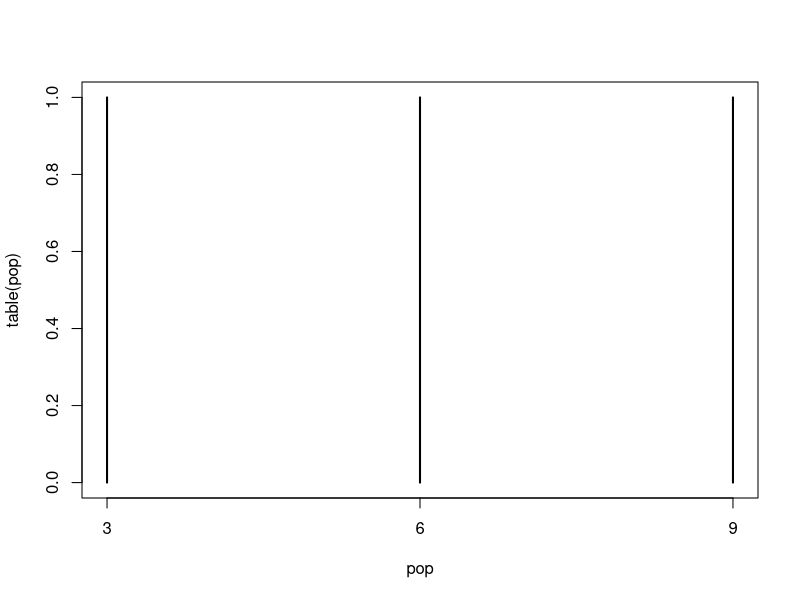
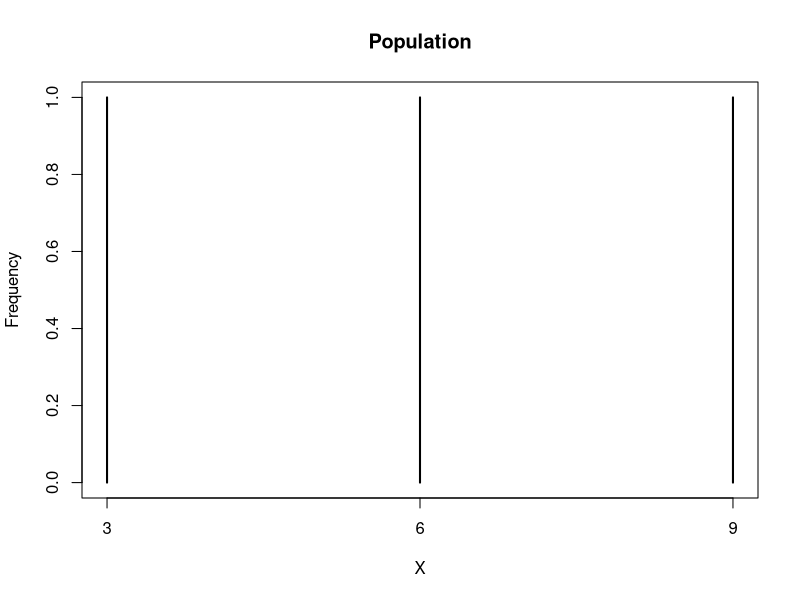
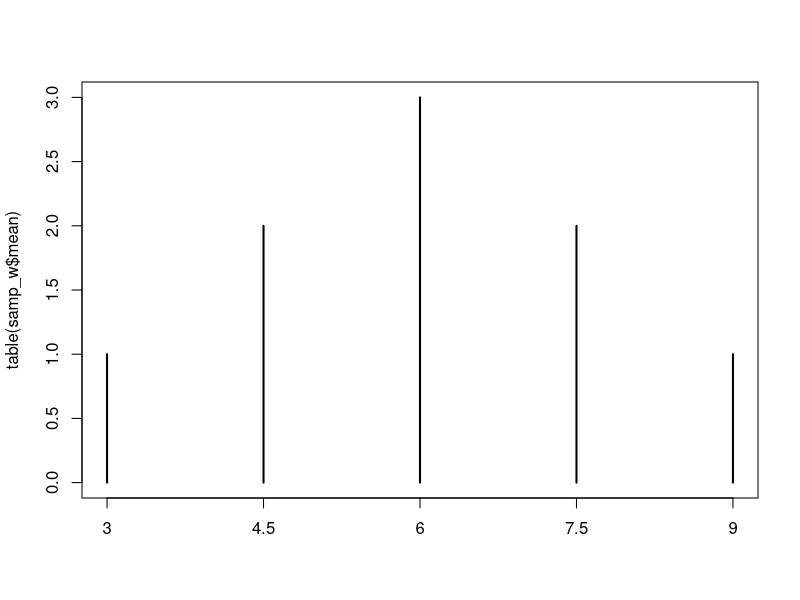
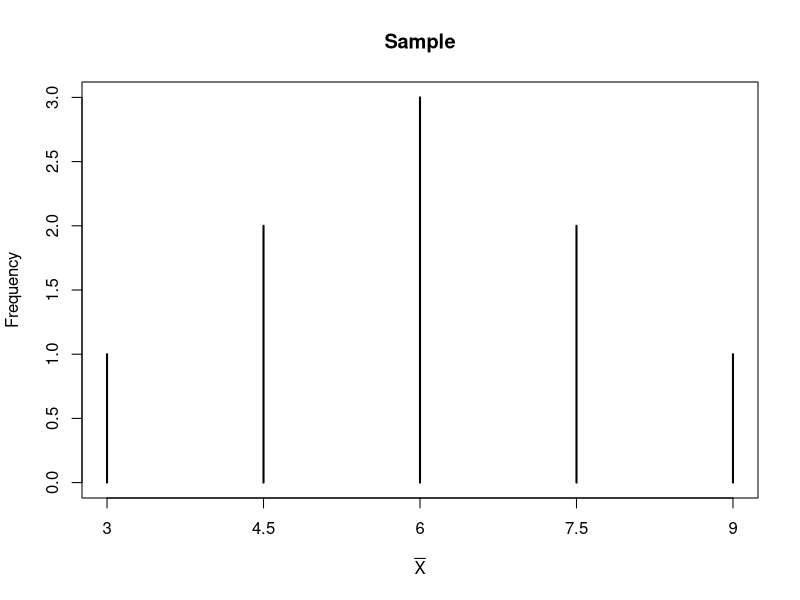
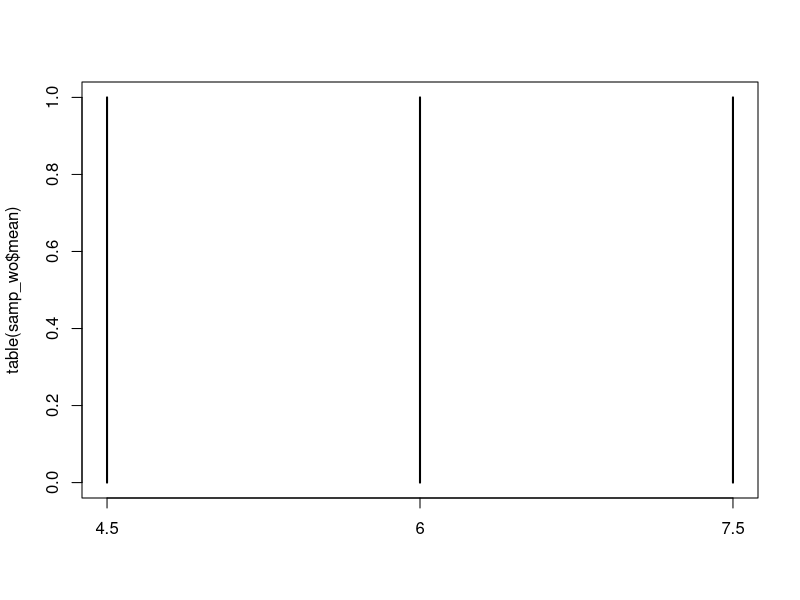
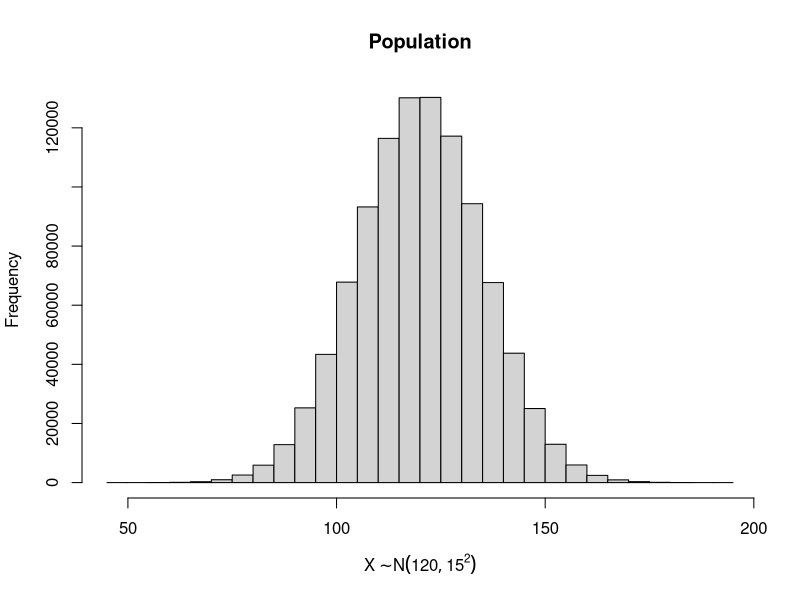
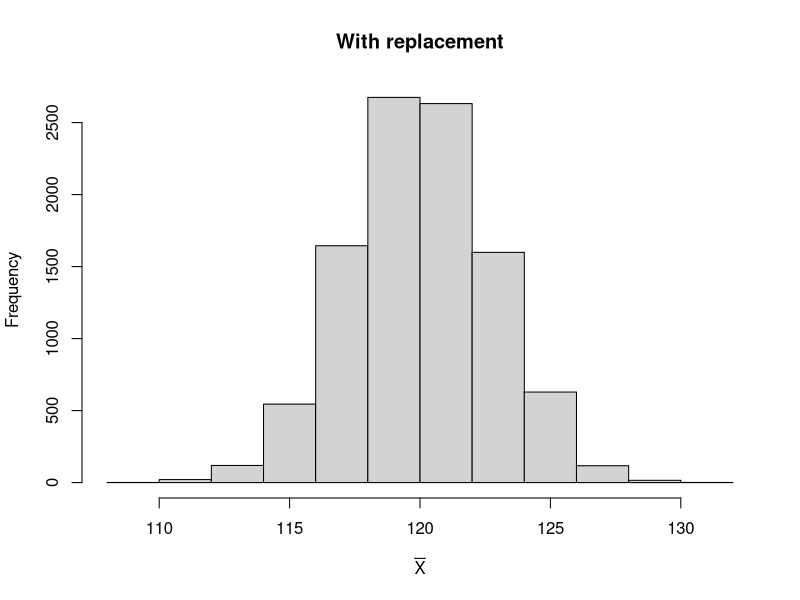
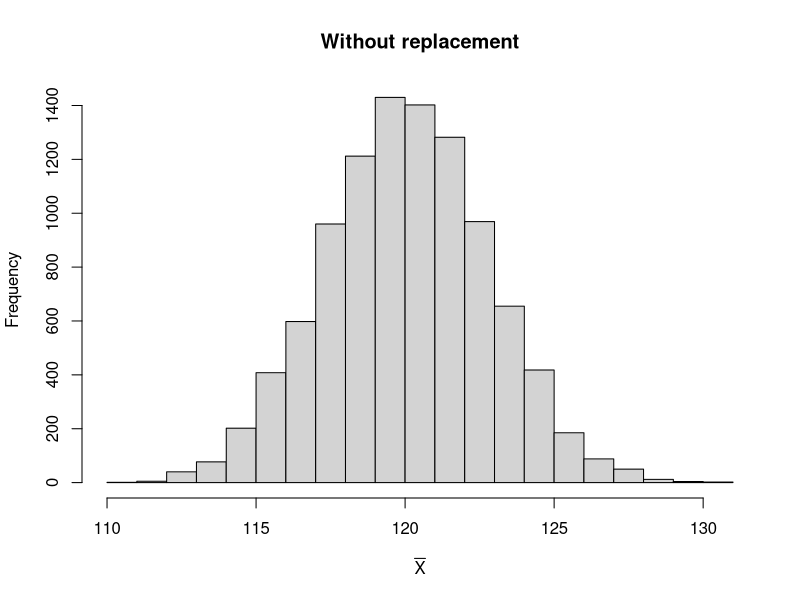

Generate these figures, in order, with R:
# Sampling distributions
# Author: Wan Nor Arifin

# sampling distribution of one mean

# simple example
# ----

# population, N = 3
pop = c(3, 6, 9)
plot(table(pop))
plot(table(pop), xlab = "X", ylab = "Frequency", main = "Population")
mean(pop)
# define population variance (i.e divide by n not n-1)
varp = function(x) sum((x - mean(x))^2)/length(x)
varp(pop)

# n = 2

# sampling with replacement
# permutation
# N^r = 9
samp_w = expand.grid(pop, pop)
lengths(samp_w)[[1]]
samp_w$mean = apply(samp_w, 1, mean)
plot(table(samp_w$mean))
plot(table(samp_w$mean), xlab = expression(bar(X)), ylab = "Frequency", main = "Sample")
mean(samp_w$mean)  # sampling distrib mean
varp(samp_w$mean)  # sampling distrib var
varp(samp_w$mean)*2  # = pop var

# sampling w/out replacement
# combination
# NCr = 3
choose(3, 2)
combn(pop, 2)
samp_wo = as.data.frame(t(combn(pop, 2)))
samp_wo$mean = apply(samp_wo, 1, mean)
plot(table(samp_wo$mean), type = "h")  # n not large enough
mean(samp_wo$mean)  # sampling distrib mean
varp(samp_wo$mean)  # sampling distrib var
varp(samp_wo$mean)*(3-1)*2/(3-2)  # = pop var

# larger population and sample
# ----

# simulation settings
N = 10^6  # population 1 million
n = 30
time = 10^4  # 10K times
mu = 120
sigma = 15

# population
x = rnorm(N, mean = mu, sd = sigma)  # generate x values of variable X
hist(x, xlab = expression(X %~% N(120, 15^2)), main = "Population")
mean(x)
varp(x)

# w replacement
samp_xw =  replicate(time, sample(x, n, replace = TRUE))
str(samp_xw)
samp_xw_mean = colMeans(samp_xw)
hist(samp_xw_mean, xlab = expression(bar(X)), main = "With replacement")
mean(samp_xw_mean)
varp(samp_xw_mean)
varp(samp_xw_mean)*n

# w/out replacement
samp_xwo =  replicate(time, sample(x, n, replace = FALSE))
str(samp_xwo)
samp_xwo_mean = colMeans(samp_xwo)
hist(samp_xwo_mean, xlab = expression(bar(X)), main = "Without replacement")
mean(samp_xwo_mean)
varp(samp_xwo_mean)
varp(samp_xwo_mean)*(N-1)*n/(N-n)
